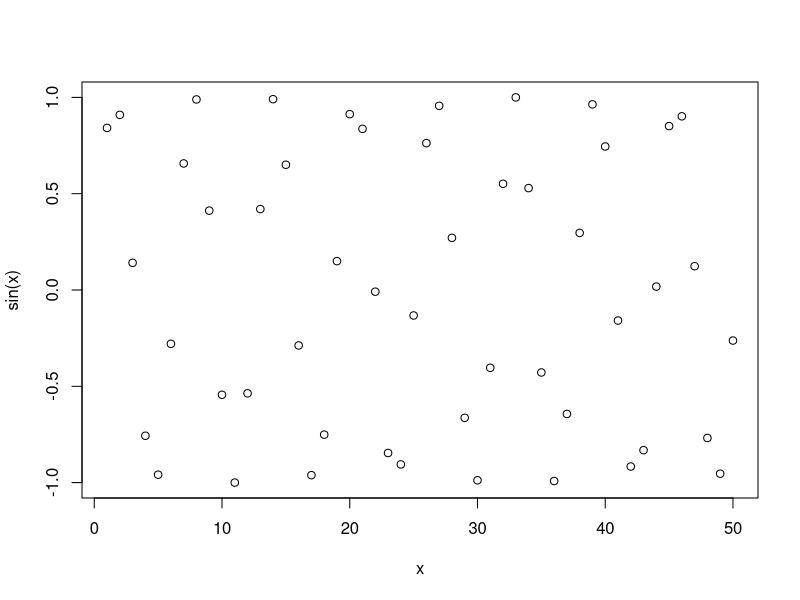
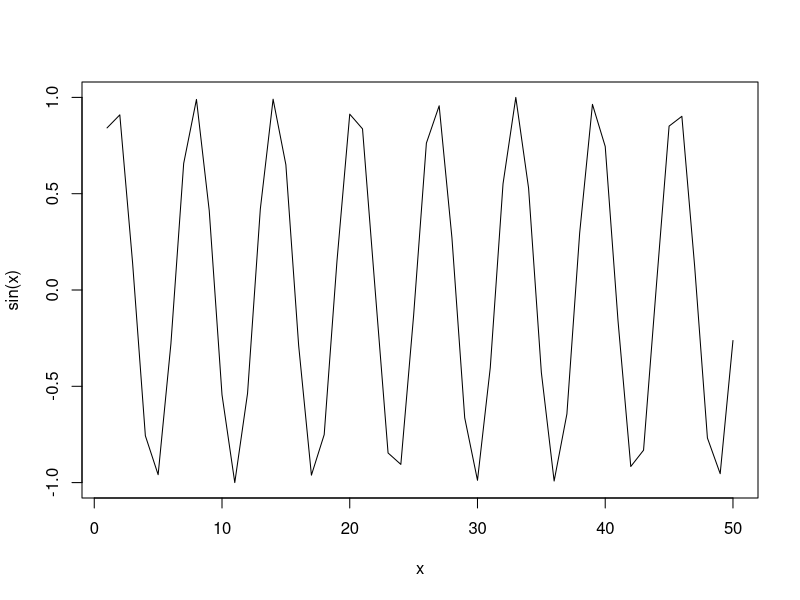
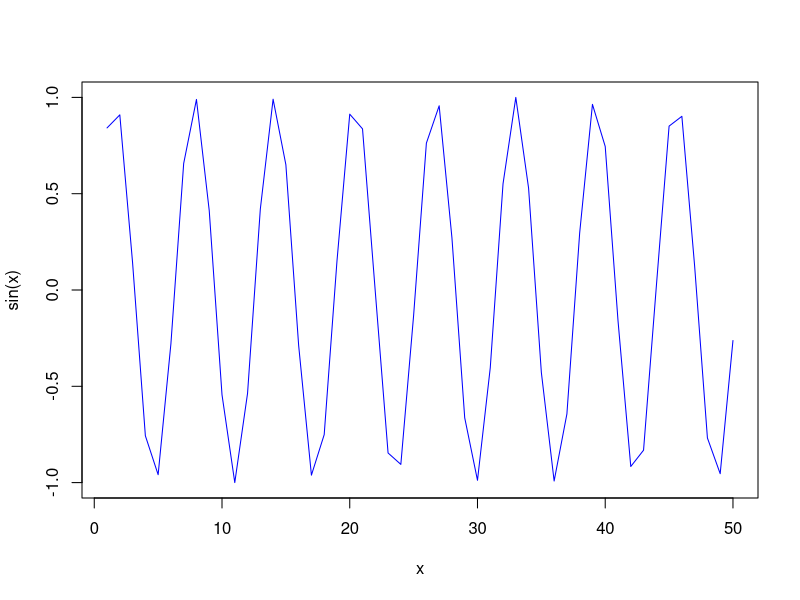
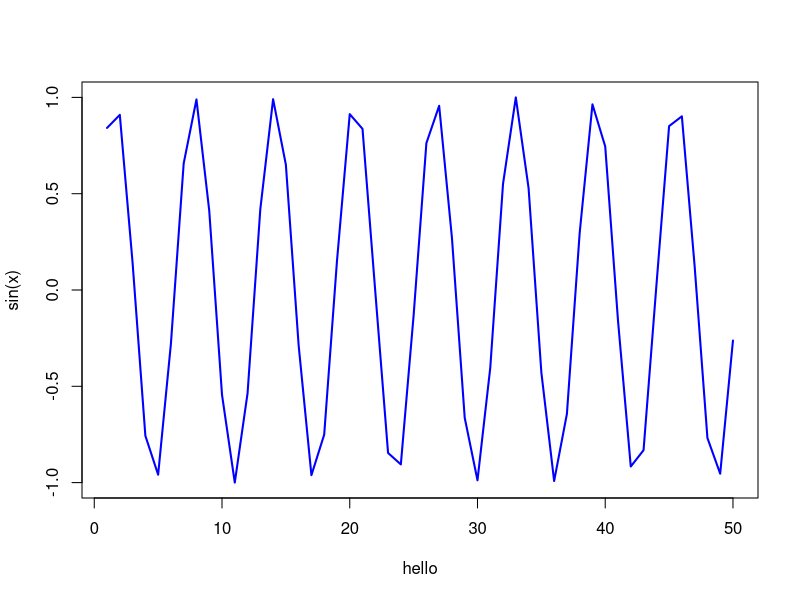

These figures' R source, in order:
## ---- chunk 1
#This is just a text file
x<-1:50
plot(x,sin(x))
## ---- chunk 2
plot(x,sin(x),typ = "l")
## ---- chunk 3
plot(x,sin(x),typ = "l",col="blue")
## ---- chunk 4
plot(x,sin(x),typ = "l",col="blue",lwd=2, xlab="hello")
